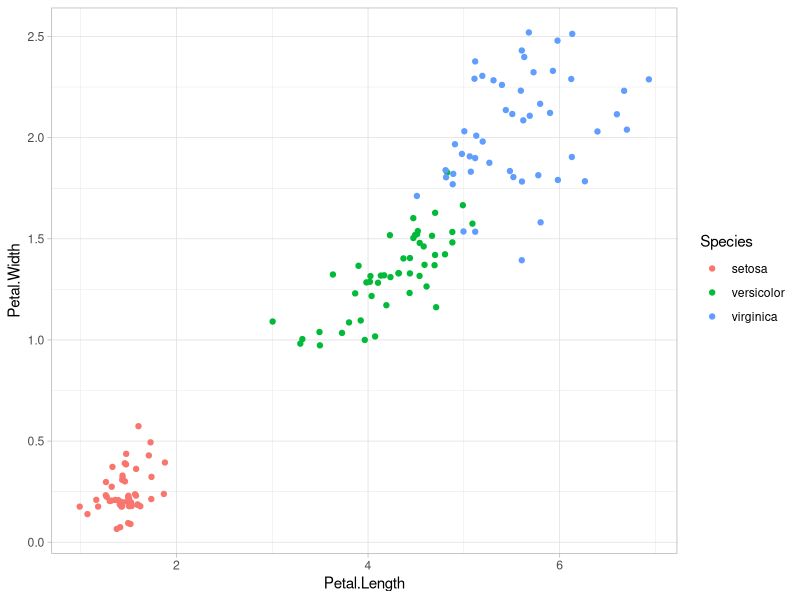

The R source for this figure:
## ---- chunk 1
## Comment in code
library(ggplot2)

summary(iris)

ggplot(iris, aes(Petal.Length, Petal.Width, col = Species)) +
  geom_jitter() +
  theme_light()

